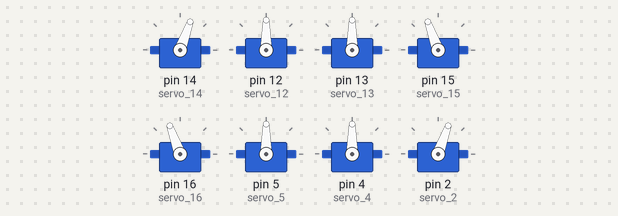
Bench run of a sketch on a simulated Arduino Uno, built with avr-gcc and run on an emulated ATmega328P. On the bench: 8 × servo.

Above: at 0.05 s.
At 1.45 s:
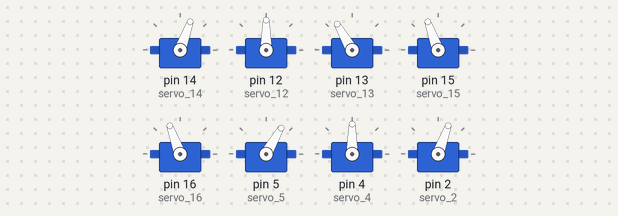
At 2.9 s:
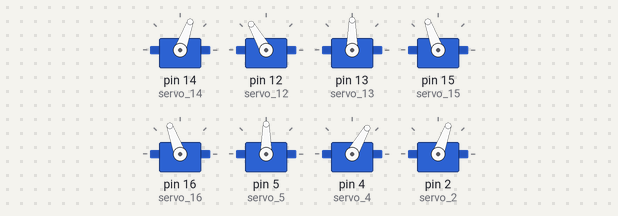
At 5.75 s:
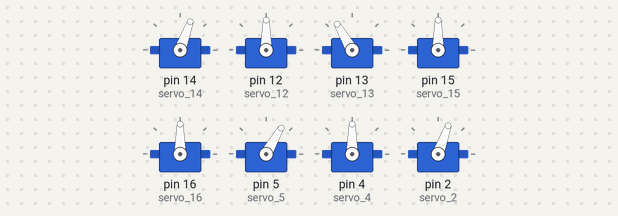
At 8.6 s:
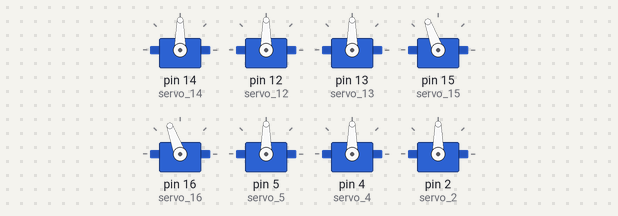
At 11.5 s:
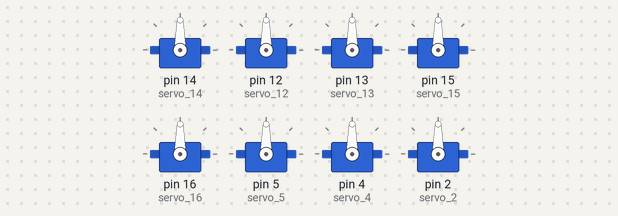
Timing chart, 0 to 15.6 s (numbered marks = the images above):
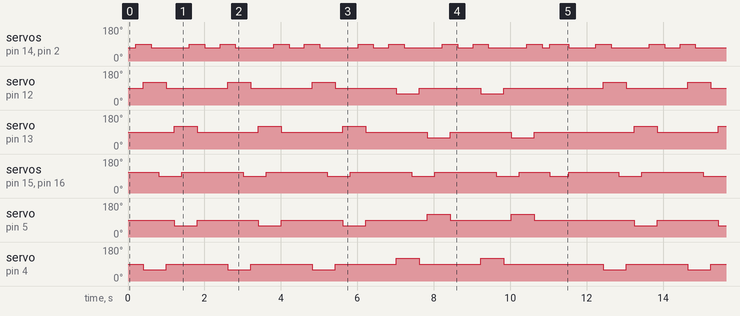

The sketch:

4.4expand.ino
```cpp
#include <Servo.h>
Servo servo_14;//Upper right [paw]
Servo servo_12;//Upper right [arm]
Servo servo_13;//Lower right [arm]
Servo servo_15;//Lower right [paw]
Servo servo_16;//Upper left [paw]
Servo servo_5;//Upper left [arm]
Servo servo_4;//Lower left [arm]
Servo servo_2;//Lower left [paw]


//Create the standby array
int array1[2][9] = {
//G14  G12  G13  G15  G16  G5  G4  G2  MS
{90,  90,  90,  90,  90,  90,  90,  90,  500},//Center point position
  {70,  90,  90,  110, 110,  90,  90,  70,  500},//Standby mode
};

//Creates an array of action decompositions for moving forward
int array2[11][9] = { //There are 11 arrays with 9 columns
//G14  G12  G13  G15  G16  G5  G4  G2  MS （The latter is uniformly sorted according to this pin）
 {70, 90, 90, 110, 110, 90, 90, 70, 200},//Ready for standby
 {90, 90, 90, 110, 110, 90, 90, 90, 200},//Right upper paw and left lower paw are raised
 {90, 120, 90, 110, 110, 90, 60, 90, 200},//Right upper arm and left lower arm forward
 {70, 120, 90, 110, 110, 90, 60, 70, 200},//Right upper paw and left lower paw drop
 {70, 120, 90, 90, 90, 90, 60, 70, 200},//The left upper paw and right lower paw are raised
 {70, 90, 90, 90, 90, 90, 90, 70, 200},//Right upper arm and left lower arm back
 {70, 90, 120,90, 90, 60, 90, 70, 200},//Left upper arm and right lower arm forward
 {70, 90, 120,110, 110, 60, 90, 70, 200},//Left upper paw and right lower paw drop
 {90, 90, 120,110, 110, 60, 90, 90, 200},//Right upper paw and left lower paw are raised
 {90, 90, 90, 110, 110, 90, 90, 90, 200},//The upper left arm and lower right arm back
 {70, 90, 90, 110, 110, 90, 90, 70, 200},//Right upper paw and left lower paw drop
};

//Creates a backward-moving action decomposition array
int array3[11][9] = {
 {70, 90, 90, 110, 110, 90, 90, 70, 200},//Ready for standby
 {90, 90, 90, 110, 110, 90, 90, 90, 200},//Right upper paw and left lower paw are raised
 {90, 60, 90, 110, 110, 90, 120,90, 200},//Right upper arm and left lower arm back
 {70, 60, 90, 110, 110, 90, 120,70, 200},//Right upper paw and left lower paw drop
 {70, 60, 90, 90, 90, 90, 120,70, 200},//The left upper paw and right lower paw are raised
 {70, 90, 90, 90, 90, 90, 90, 70, 200},//Right upper arm and left lower arm forward
 {70, 90, 60, 90, 90, 120,90, 70, 200},//The upper left arm and lower right arm back
 {70, 90, 60,110, 110, 120,90, 70, 200},//Left upper paw and right lower paw drop
 {90, 90, 60,110, 110, 120,90, 90, 200},//Right upper paw and left lower paw are raised
 {90, 90, 90, 110, 110, 90, 90, 90, 200},//Left upper arm and right lower arm forward
 {70, 90, 90, 110, 110, 90, 90, 70, 200},//Right upper paw and left lower paw drop
};

//A function that sets the standby state
void standby() {
 for (int i = 0; i <= 1; i = i + 1) {  //There are two sets of arrays that need to be traversed twice
  servo_14.write(array1[i][0]); //The servo executes row i and column 1
  servo_12.write(array1[i][1]); //The servo executes row i and column 2
  servo_13.write(array1[i][2]); //The servo executes row i and column 3
  servo_15.write(array1[i][3]); //The servo executes row i and column 4
  servo_16.write(array1[i][4]); //The servo executes row i and column 5
  servo_5.write(array1[i][5]); //The servo executes row i and column 6
  servo_4.write(array1[i][6]); //The servo executes row i and column 7
  servo_2.write(array1[i][7]); //The servo executes row i and column 8
  delay(array1[i][8]); //Row i, column 9, execution delay time
  }
}

//Sets the forward function
void forward() {
for (int i = 0; i <= 10; i = i + 1) {
servo_14.write(array2[i][0]);
servo_12.write(array2[i][1]);
servo_13.write(array2[i][2]);
servo_15.write(array2[i][3]);
servo_16.write(array2[i][4]);
servo_5.write(array2[i][5]);
servo_4.write(array2[i][6]);
servo_2.write(array2[i][7]);
delay(array2[i][8]);
}
}

//Sets the backoff function
void back() {
 for (int i = 0; i <= 10; i = i + 1) {
servo_14.write(array3[i][0]);
servo_12.write(array3[i][1]);
servo_13.write(array3[i][2]);
servo_15.write(array3[i][3]);
servo_16.write(array3[i][4]);
servo_5.write(array3[i][5]);
servo_4.write(array3[i][6]);
servo_2.write(array3[i][7]);
delay(array3[i][8]);
 }
}

void setup(){
servo_14.attach(14);
servo_12.attach(12);
servo_13.attach(13);
servo_15.attach(15);
servo_16.attach(16);
servo_5.attach(5);
servo_4.attach(4);
servo_2.attach(2);
}

void loop() {
  for (int i = 0; i <= 2; i = i + 1){
    forward();//Move forward three times
  }
  for (int i = 0; i <= 1; i = i + 1){
    back();//Move backwards twice
  }
  standby();//Standby mode
  }
```

Measured:
- by itself, servo on pin 14 (servo_14), servo on pin 2 (servo_2): moves between 70° and 90°, repeating every 12.0 s
- by itself, servo on pin 5 (servo_5), servo on pin 4 (servo_4): repeats every 12.0 s: 2 × (90° 1.6 s, 60° 0.60 s), 2 × (90° 1.6 s, 120° 0.60 s), 90° 2.6 s, 60° 0.60 s
- by itself, servo on pin 15 (servo_15), servo on pin 16 (servo_16): repeats every 12.0 s: 4 × (110° 1.6 s, 90° 0.60 s), 110° 0.80 s, 90° 0.50 s, 110° 1.3 s, 90° 0.60 s
